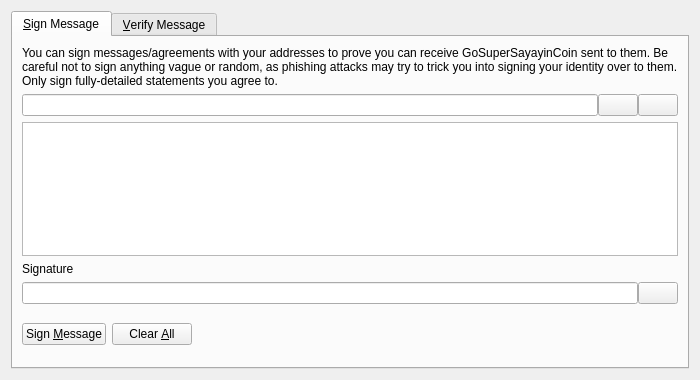
<?xml version="1.0" encoding="UTF-8"?>
<ui version="4.0">
 <class>SignVerifyMessageDialog</class>
 <widget class="QDialog" name="SignVerifyMessageDialog">
  <property name="geometry">
   <rect>
    <x>0</x>
    <y>0</y>
    <width>700</width>
    <height>380</height>
   </rect>
  </property>
  <property name="windowTitle">
   <string>Signatures - Sign / Verify a Message</string>
  </property>
  <property name="modal">
   <bool>true</bool>
  </property>
  <layout class="QVBoxLayout" name="verticalLayout">
   <item>
    <widget class="QTabWidget" name="tabWidget">
     <property name="currentIndex">
      <number>0</number>
     </property>
     <widget class="QWidget" name="tabSignMessage">
      <attribute name="title">
       <string>&amp;Sign Message</string>
      </attribute>
      <layout class="QVBoxLayout" name="verticalLayout_SM">
       <item>
        <widget class="QLabel" name="infoLabel_SM">
         <property name="text">
          <string>You can sign messages/agreements with your addresses to prove you can receive GoSuperSayayinCoin sent to them. Be careful not to sign anything vague or random, as phishing attacks may try to trick you into signing your identity over to them. Only sign fully-detailed statements you agree to.</string>
         </property>
         <property name="textFormat">
          <enum>Qt::PlainText</enum>
         </property>
         <property name="wordWrap">
          <bool>true</bool>
         </property>
        </widget>
       </item>
       <item>
        <layout class="QHBoxLayout" name="horizontalLayout_1_SM">
         <property name="spacing">
          <number>0</number>
         </property>
         <item>
          <widget class="QValidatedLineEdit" name="addressIn_SM">
           <property name="toolTip">
            <string>The GoSuperSayayinCoin address to sign the message with</string>
           </property>
          </widget>
         </item>
         <item>
          <widget class="QPushButton" name="addressBookButton_SM">
           <property name="toolTip">
            <string>Choose previously used address</string>
           </property>
           <property name="text">
            <string/>
           </property>
           <property name="shortcut">
            <string>Alt+A</string>
           </property>
           <property name="autoDefault">
            <bool>false</bool>
           </property>
          </widget>
         </item>
         <item>
          <widget class="QPushButton" name="pasteButton_SM">
           <property name="toolTip">
            <string>Paste address from clipboard</string>
           </property>
           <property name="text">
            <string/>
           </property>
           <property name="shortcut">
            <string>Alt+P</string>
           </property>
           <property name="autoDefault">
            <bool>false</bool>
           </property>
          </widget>
         </item>
        </layout>
       </item>
       <item>
        <widget class="QPlainTextEdit" name="messageIn_SM">
         <property name="toolTip">
          <string>Enter the message you want to sign here</string>
         </property>
        </widget>
       </item>
       <item>
        <widget class="QLabel" name="signatureLabel_SM">
         <property name="text">
          <string>Signature</string>
         </property>
         <property name="textFormat">
          <enum>Qt::PlainText</enum>
         </property>
        </widget>
       </item>
       <item>
        <layout class="QHBoxLayout" name="horizontalLayout_2_SM">
         <property name="spacing">
          <number>0</number>
         </property>
         <item>
          <widget class="QLineEdit" name="signatureOut_SM">
           <property name="font">
            <font>
             <italic>true</italic>
            </font>
           </property>
           <property name="readOnly">
            <bool>true</bool>
           </property>
          </widget>
         </item>
         <item>
          <widget class="QPushButton" name="copySignatureButton_SM">
           <property name="toolTip">
            <string>Copy the current signature to the system clipboard</string>
           </property>
           <property name="text">
            <string/>
           </property>
           <property name="autoDefault">
            <bool>false</bool>
           </property>
          </widget>
         </item>
        </layout>
       </item>
       <item>
        <layout class="QHBoxLayout" name="horizontalLayout_3_SM">
         <item>
          <widget class="QPushButton" name="signMessageButton_SM">
           <property name="toolTip">
            <string>Sign the message to prove you own this GoSuperSayayinCoin address</string>
           </property>
           <property name="text">
            <string>Sign &amp;Message</string>
           </property>
           <property name="autoDefault">
            <bool>false</bool>
           </property>
          </widget>
         </item>
         <item>
          <widget class="QPushButton" name="clearButton_SM">
           <property name="toolTip">
            <string>Reset all sign message fields</string>
           </property>
           <property name="text">
            <string>Clear &amp;All</string>
           </property>
           <property name="autoDefault">
            <bool>false</bool>
           </property>
          </widget>
         </item>
         <item>
          <spacer name="horizontalSpacer_1_SM">
           <property name="orientation">
            <enum>Qt::Horizontal</enum>
           </property>
           <property name="sizeHint" stdset="0">
            <size>
             <width>40</width>
             <height>48</height>
            </size>
           </property>
          </spacer>
         </item>
         <item>
          <widget class="QLabel" name="statusLabel_SM">
           <property name="font">
            <font>
             <weight>75</weight>
             <bold>true</bold>
            </font>
           </property>
           <property name="text">
            <string/>
           </property>
           <property name="wordWrap">
            <bool>true</bool>
           </property>
          </widget>
         </item>
         <item>
          <spacer name="horizontalSpacer_2_SM">
           <property name="orientation">
            <enum>Qt::Horizontal</enum>
           </property>
           <property name="sizeHint" stdset="0">
            <size>
             <width>40</width>
             <height>48</height>
            </size>
           </property>
          </spacer>
         </item>
        </layout>
       </item>
      </layout>
     </widget>
     <widget class="QWidget" name="tabVerifyMessage">
      <attribute name="title">
       <string>&amp;Verify Message</string>
      </attribute>
      <layout class="QVBoxLayout" name="verticalLayout_VM">
       <item>
        <widget class="QLabel" name="infoLabel_VM">
         <property name="text">
          <string>Enter the receiver's address, message (ensure you copy line breaks, spaces, tabs, etc. exactly) and signature below to verify the message. Be careful not to read more into the signature than what is in the signed message itself, to avoid being tricked by a man-in-the-middle attack. Note that this only proves the signing party receives with the address, it cannot prove sendership of any transaction!</string>
         </property>
         <property name="textFormat">
          <enum>Qt::PlainText</enum>
         </property>
         <property name="alignment">
          <set>Qt::AlignLeading|Qt::AlignLeft|Qt::AlignTop</set>
         </property>
         <property name="wordWrap">
          <bool>true</bool>
         </property>
        </widget>
       </item>
       <item>
        <layout class="QHBoxLayout" name="horizontalLayout_1_VM">
         <property name="spacing">
          <number>0</number>
         </property>
         <item>
          <widget class="QValidatedLineEdit" name="addressIn_VM">
           <property name="toolTip">
            <string>The GoSuperSayayinCoin address the message was signed with</string>
           </property>
          </widget>
         </item>
         <item>
          <widget class="QPushButton" name="addressBookButton_VM">
           <property name="toolTip">
            <string>Choose previously used address</string>
           </property>
           <property name="text">
            <string/>
           </property>
           <property name="shortcut">
            <string>Alt+A</string>
           </property>
           <property name="autoDefault">
            <bool>false</bool>
           </property>
          </widget>
         </item>
        </layout>
       </item>
       <item>
        <widget class="QPlainTextEdit" name="messageIn_VM"/>
       </item>
       <item>
        <widget class="QValidatedLineEdit" name="signatureIn_VM"/>
       </item>
       <item>
        <layout class="QHBoxLayout" name="horizontalLayout_2_VM">
         <item>
          <widget class="QPushButton" name="verifyMessageButton_VM">
           <property name="toolTip">
            <string>Verify the message to ensure it was signed with the specified GoSuperSayayinCoin address</string>
           </property>
           <property name="text">
            <string>Verify &amp;Message</string>
           </property>
           <property name="autoDefault">
            <bool>false</bool>
           </property>
          </widget>
         </item>
         <item>
          <widget class="QPushButton" name="clearButton_VM">
           <property name="toolTip">
            <string>Reset all verify message fields</string>
           </property>
           <property name="text">
            <string>Clear &amp;All</string>
           </property>
           <property name="autoDefault">
            <bool>false</bool>
           </property>
          </widget>
         </item>
         <item>
          <spacer name="horizontalSpacer_1_VM">
           <property name="orientation">
            <enum>Qt::Horizontal</enum>
           </property>
           <property name="sizeHint" stdset="0">
            <size>
             <width>40</width>
             <height>48</height>
            </size>
           </property>
          </spacer>
         </item>
         <item>
          <widget class="QLabel" name="statusLabel_VM">
           <property name="font">
            <font>
             <weight>75</weight>
             <bold>true</bold>
            </font>
           </property>
           <property name="text">
            <string/>
           </property>
           <property name="wordWrap">
            <bool>true</bool>
           </property>
          </widget>
         </item>
         <item>
          <spacer name="horizontalSpacer_2_VM">
           <property name="orientation">
            <enum>Qt::Horizontal</enum>
           </property>
           <property name="sizeHint" stdset="0">
            <size>
             <width>40</width>
             <height>48</height>
            </size>
           </property>
          </spacer>
         </item>
        </layout>
       </item>
      </layout>
     </widget>
    </widget>
   </item>
  </layout>
 </widget>
 <customwidgets>
  <customwidget>
   <class>QValidatedLineEdit</class>
   <extends>QLineEdit</extends>
   <header>qvalidatedlineedit.h</header>
  </customwidget>
 </customwidgets>
 <resources>
  <include location="../GoSuperSayayinCoin.qrc"/>
 </resources>
 <connections/>
</ui>
